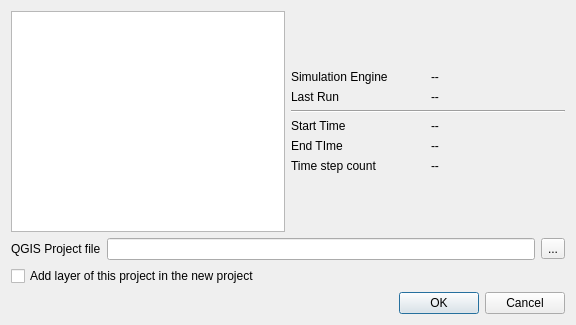
<?xml version="1.0" encoding="UTF-8"?>
<ui version="4.0">
 <class>ReosHydraulicStructureResultExport</class>
 <widget class="QDialog" name="ReosHydraulicStructureResultExport">
  <property name="geometry">
   <rect>
    <x>0</x>
    <y>0</y>
    <width>576</width>
    <height>325</height>
   </rect>
  </property>
  <property name="windowTitle">
   <string>Export to QGIS Project</string>
  </property>
  <layout class="QVBoxLayout" name="verticalLayout">
   <item>
    <layout class="QHBoxLayout" name="horizontalLayout" stretch="1,1">
     <item>
      <widget class="ReosHydraulicSchemeListView" name="mSchemeListView"/>
     </item>
     <item>
      <layout class="QGridLayout" name="gridLayout">
       <property name="leftMargin">
        <number>0</number>
       </property>
       <item row="5" column="1">
        <widget class="QLabel" name="mLaberEndTime">
         <property name="text">
          <string>--</string>
         </property>
        </widget>
       </item>
       <item row="7" column="0">
        <spacer name="verticalSpacer">
         <property name="orientation">
          <enum>Qt::Vertical</enum>
         </property>
         <property name="sizeHint" stdset="0">
          <size>
           <width>20</width>
           <height>40</height>
          </size>
         </property>
        </spacer>
       </item>
       <item row="2" column="1">
        <widget class="QLabel" name="mLabelLastRun">
         <property name="text">
          <string>--</string>
         </property>
        </widget>
       </item>
       <item row="1" column="0">
        <widget class="QLabel" name="label">
         <property name="text">
          <string>Simulation Engine</string>
         </property>
        </widget>
       </item>
       <item row="4" column="1">
        <widget class="QLabel" name="mLabelStartTime">
         <property name="text">
          <string>--</string>
         </property>
        </widget>
       </item>
       <item row="5" column="0">
        <widget class="QLabel" name="label_6">
         <property name="text">
          <string>End TIme</string>
         </property>
        </widget>
       </item>
       <item row="3" column="0" colspan="2">
        <widget class="Line" name="line">
         <property name="orientation">
          <enum>Qt::Horizontal</enum>
         </property>
        </widget>
       </item>
       <item row="0" column="0">
        <spacer name="verticalSpacer_2">
         <property name="orientation">
          <enum>Qt::Vertical</enum>
         </property>
         <property name="sizeHint" stdset="0">
          <size>
           <width>20</width>
           <height>40</height>
          </size>
         </property>
        </spacer>
       </item>
       <item row="2" column="0">
        <widget class="QLabel" name="label_2">
         <property name="text">
          <string>Last Run</string>
         </property>
        </widget>
       </item>
       <item row="1" column="1">
        <widget class="QLabel" name="mLabelEngine">
         <property name="text">
          <string>--</string>
         </property>
        </widget>
       </item>
       <item row="4" column="0">
        <widget class="QLabel" name="label_5">
         <property name="text">
          <string>Start Time</string>
         </property>
        </widget>
       </item>
       <item row="6" column="0">
        <widget class="QLabel" name="label_3">
         <property name="text">
          <string>Time step count</string>
         </property>
        </widget>
       </item>
       <item row="6" column="1">
        <widget class="QLabel" name="mTimeStepCount">
         <property name="text">
          <string>--</string>
         </property>
        </widget>
       </item>
      </layout>
     </item>
    </layout>
   </item>
   <item>
    <layout class="QHBoxLayout" name="horizontalLayout_2">
     <property name="topMargin">
      <number>0</number>
     </property>
     <item>
      <widget class="QLabel" name="label_4">
       <property name="text">
        <string>QGIS Project file</string>
       </property>
      </widget>
     </item>
     <item>
      <widget class="QLineEdit" name="mQGISProjectFileLineEdit"/>
     </item>
     <item>
      <widget class="QToolButton" name="mQGISFileButton">
       <property name="text">
        <string>...</string>
       </property>
      </widget>
     </item>
    </layout>
   </item>
   <item>
    <layout class="QGridLayout" name="gridLayout_2">
     <property name="topMargin">
      <number>0</number>
     </property>
     <item row="0" column="0">
      <widget class="QCheckBox" name="mKeepLayer">
       <property name="text">
        <string>Add layer of this project in the new project</string>
       </property>
      </widget>
     </item>
    </layout>
   </item>
   <item>
    <widget class="QDialogButtonBox" name="buttonBox">
     <property name="orientation">
      <enum>Qt::Horizontal</enum>
     </property>
     <property name="standardButtons">
      <set>QDialogButtonBox::Cancel|QDialogButtonBox::Ok</set>
     </property>
    </widget>
   </item>
  </layout>
 </widget>
 <customwidgets>
  <customwidget>
   <class>ReosHydraulicSchemeListView</class>
   <extends>QListView</extends>
   <header>reoshydraulicschemewidget.h</header>
  </customwidget>
 </customwidgets>
 <resources/>
 <connections>
  <connection>
   <sender>buttonBox</sender>
   <signal>accepted()</signal>
   <receiver>ReosHydraulicStructureResultExport</receiver>
   <slot>accept()</slot>
   <hints>
    <hint type="sourcelabel">
     <x>248</x>
     <y>254</y>
    </hint>
    <hint type="destinationlabel">
     <x>157</x>
     <y>274</y>
    </hint>
   </hints>
  </connection>
  <connection>
   <sender>buttonBox</sender>
   <signal>rejected()</signal>
   <receiver>ReosHydraulicStructureResultExport</receiver>
   <slot>reject()</slot>
   <hints>
    <hint type="sourcelabel">
     <x>316</x>
     <y>260</y>
    </hint>
    <hint type="destinationlabel">
     <x>286</x>
     <y>274</y>
    </hint>
   </hints>
  </connection>
 </connections>
</ui>
